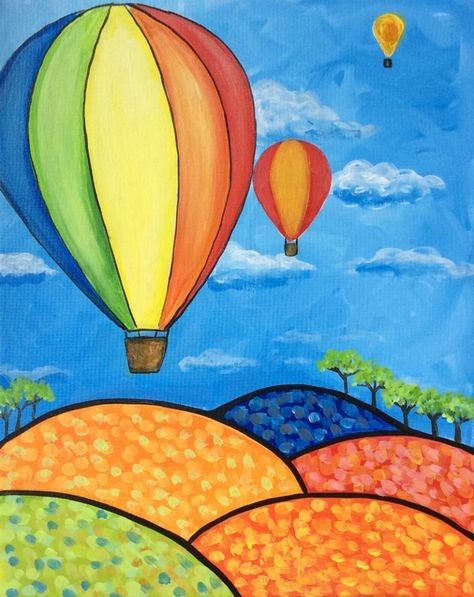
#> input picture numpy/resimler/resim1.jpg, 474 x 597 px
$ python aa.py
#> lines starting #> are read from the running program, lines starting #| are printed output that depends on the picture
# [62 lines of commented-out code are left out]
import cv2, numpy  # pip install opencv-python
aa = cv2.imread("resimler/resim1.jpg")
#> aa is the input picture: shape (597, 474, 3); mean B, G, R 139.9, 154.1, 138.4
print(aa)
#> (printed output is left out)
print("Dizi boyutu:", aa.ndim)
#| Dizi boyutu: 3
cv2.imwrite("numpydaresim.png", aa)

parca = aa[:20]
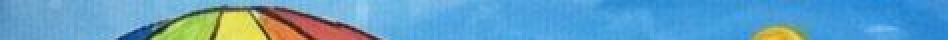
#> parca: shape (20, 474, 3) (shown 2 times larger); mean B, G, R 194.6, 158.7, 96.4
cv2.imwrite("parca.png", parca)
parca1 = aa[:, :20]
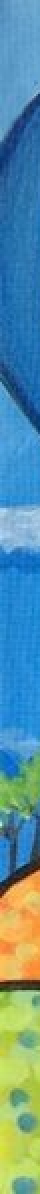
#> parca1: shape (597, 20, 3) (shown 2 times larger); mean B, G, R 159.8, 146, 91.9
cv2.imwrite("parca1.png", parca1)
